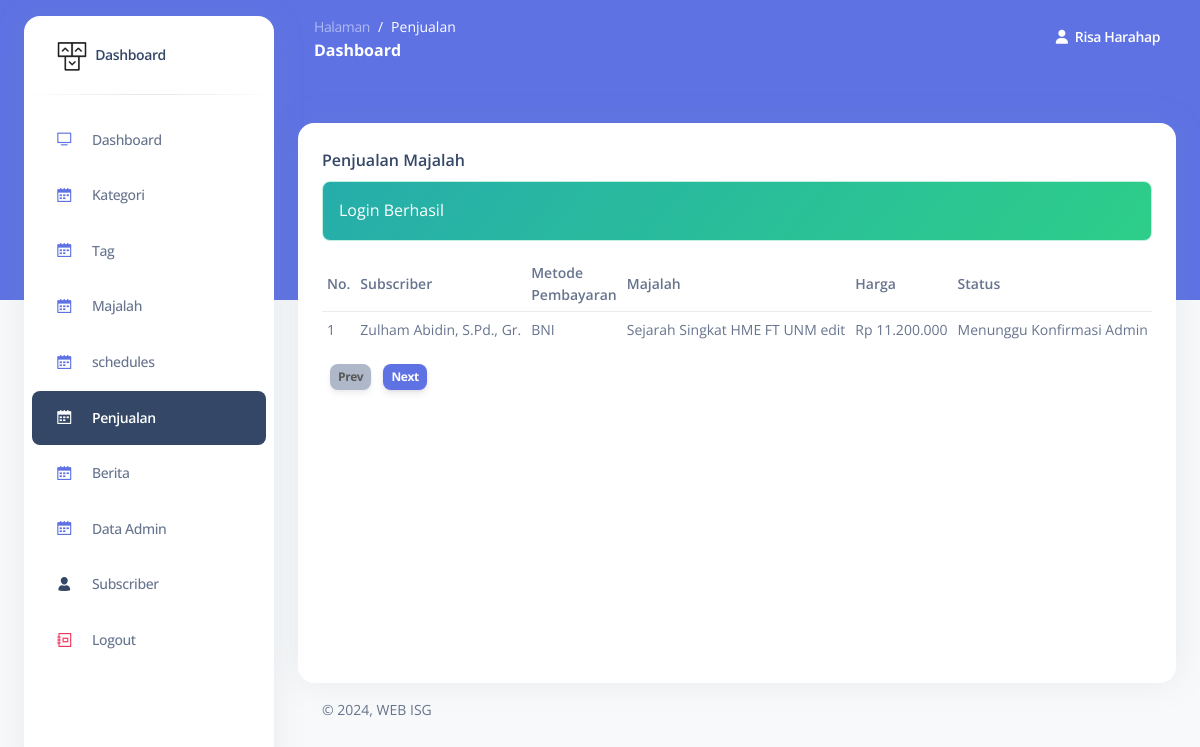
/admin/penjualan.php (signed in), run on the app's committed database.
### tables this page shows
CREATE TABLE `penjualan` (
  `id_p` int NOT NULL,
  `id_sub` int NOT NULL DEFAULT '0',
  `id_majalah` int NOT NULL DEFAULT '0',
  `harga` int NOT NULL DEFAULT '0',
  `status_pembayaran` int NOT NULL DEFAULT '0',
  `bukti_pembayaran` varchar(50) NOT NULL DEFAULT '0',
  `tgl_penjualan` date NOT NULL,
  `metode_pembayaran` varchar(50) DEFAULT NULL,
  `no_transaksi` varchar(255) DEFAULT NULL
);

CREATE TABLE `subscriber` (
  `id_sub` int NOT NULL,
  `nama` varchar(200) NOT NULL DEFAULT '0',
  `alamat` varchar(200) NOT NULL DEFAULT '0',
  `email` varchar(50) NOT NULL DEFAULT '0',
  `no_telp` varchar(20) NOT NULL DEFAULT '0',
  `pic` varchar(50) NOT NULL DEFAULT '0',
  `username` varchar(50) NOT NULL DEFAULT '0',
  `password` varchar(50) NOT NULL DEFAULT '0'
);

CREATE TABLE `majalah` (
  `id_majalah` int NOT NULL,
  `judul` varchar(200) DEFAULT NULL,
  `edisi` varchar(50) DEFAULT NULL,
  `desk` text,
  `isi` varchar(50) DEFAULT NULL,
  `cover` varchar(50) DEFAULT NULL,
  `harga_digital` int DEFAULT NULL,
  `harga_cetak` int DEFAULT NULL,
  `harga_keduanya` int DEFAULT NULL
);

### admin/function/query.php (called while the page is built, shortened)
<?php
function query_select($table, $role = [])
{
  global $conn;
  $sql = "SELECT * FROM $table";
  if (isset($role['join'])) {
    $sql .= " JOIN " . $role['join'];
  }
  if (isset($role['limit'])) {
    $sql .= " LIMIT " . $role['limit'];
  }
  $result = mysqli_query($conn, $sql);
  $rows = [];
  while ($row = mysqli_fetch_assoc($result)) {
    $rows[] = $row;
  }
  return $rows;
}

### admin/penjualan.php (the view, shortened to what this page needs)
<?php
$dataCount = 10;
$page = getPage();
$first = $page > 1 ? ($page * $dataCount) - $dataCount : 0;
$previousPage = $page - 1;
$nextPage = $page + 1;
$data = query_select("penjualan", [
	"join" => "majalah ON majalah.id_majalah = penjualan.id_majalah JOIN subscriber ON penjualan.id_sub = subscriber.id_sub",
	"limit" => "$first, $dataCount",
]);
 ?>
<!DOCTYPE html>
<html lang="en">
<body class="g-sidenav-show   bg-gray-100">
  <main class="main-content position-relative border-radius-lg ">
    <div class="container-fluid py-4">
      <div class="row mt-4">
        <div class="col-lg-12 mb-lg-0 mb-4">
          <div class="card " style="min-height: 70vh">
            <div class="card-body">
            	<div class="d-flex justify-content-between">
	              <h6 class="mb-2">Penjualan Majalah</h6>
            	</div>
	            <div class="table-responsive">
	              <table class="table align-items-center ">
	              	<thead>
	              		<tr>
	              			<th>No.</th>
	              			<th>Subscriber</th>
							<th>Metode <br> Pembayaran</th>
	              			<th>Majalah</th>
	              			<th>Harga</th>
	              			<th>Status</th>
	              		</tr>
	              	</thead>
	                <tbody>
	                	<?php if ($data): ?>
	                		<?php $no = 1; ?>
	                		<?php foreach ($data as $val): ?>
	                			<tr>
	                				<td><?= $first + $no++ ?></td>
	                				<td><?= $val["nama"] ?></td>
									<td><?= $val["metode_pembayaran"] ?></td>
	                				<td><?= $val["judul"] ?></td>
	                				<td><?= rp($val["harga"]) ?></td>
	                				<td>
	                					<?php if ($val["status_pembayaran"] == 0){
	                						echo "Menunggu Pembayaran";
	                					} else if ($val["status_pembayaran"] == 2) {
	                						echo "Menunggu Konfirmasi Admin";
	                					} else if ($val["status_pembayaran"] == 1) {
	                						echo "Sudah Bayar";
	                					} else if ($val["status_pembayaran"] == 3) {
	                						echo "Pembayaran Ditolak=";
	                					}
	                					?>
	                				</td>
	                			</tr>
	                		<?php endforeach ?>
	                	<?php endif ?>
	                </tbody>
	              </table>
	              <?php if ($data): ?>
	              <div class="d-flex justify-content-start">
                      <div>
                          <a href="?page=<?= $previousPage ?><?= get("q") ? "&q=" . get("q") : "" ?>" class="btn btn-sm ms-2 py-1 px-2 btn-secondary <?= $page == 1 ? "disabled" : "" ?>">Prev</a>
                          <a href="?page=<?= $nextPage ?><?= get("q") ? "&q=" . get("q") : "" ?>" class="btn btn-sm ms-2 py-1 px-2 btn-primary">Next</a>
                      </div>
                  </div>
	            </div>
              <?php endif ?>
            </div>
          </div>
        </div>
      </div>
    </div>
  </main>
</body>
</html>

### admin/partials/head.php (style rules this page uses)
.table-responsive table thead th, .table-responsive table tbody td { text-align: left !important; padding: 0 !important; font-size: 14px; padding: 5px !important; }

### data on the page
penjualan: no "1", id_sub.nama "Zulham Abidin, S.Pd., Gr.", metode_pembayaran "BNI", id_majalah.judul "Sejarah Singkat HME FT UNM edit", harga "Rp 11.200.000", status_pembayaran "Menunggu Konfirmasi Admin"

### other printed values
$hal "Penjualan"
$_SESSION[KEY]["login"]["nama"] "Risa Harahap"
$comp "Login Berhasil"
